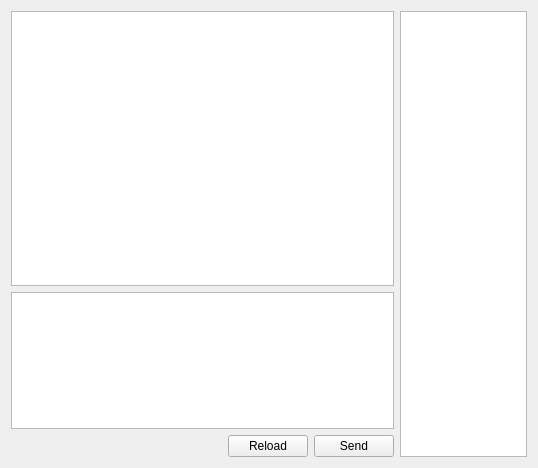
<?xml version="1.0" encoding="UTF-8"?>
<ui version="4.0">
 <class>groupChatWidget</class>
 <widget class="QWidget" name="groupChatWidget">
  <property name="geometry">
   <rect>
    <x>0</x>
    <y>0</y>
    <width>538</width>
    <height>468</height>
   </rect>
  </property>
  <property name="windowTitle">
   <string>Form</string>
  </property>
  <layout class="QHBoxLayout" name="horizontalLayout_2" stretch="3,1">
   <item>
    <layout class="QVBoxLayout" name="verticalLayout" stretch="2,1,0">
     <item>
      <widget class="QTextBrowser" name="textBrowser">
       <property name="sizePolicy">
        <sizepolicy hsizetype="Expanding" vsizetype="Expanding">
         <horstretch>0</horstretch>
         <verstretch>2</verstretch>
        </sizepolicy>
       </property>
       <property name="minimumSize">
        <size>
         <width>0</width>
         <height>0</height>
        </size>
       </property>
      </widget>
     </item>
     <item>
      <widget class="QPlainTextEdit" name="plainTextEdit">
       <property name="sizePolicy">
        <sizepolicy hsizetype="Expanding" vsizetype="Expanding">
         <horstretch>0</horstretch>
         <verstretch>1</verstretch>
        </sizepolicy>
       </property>
      </widget>
     </item>
     <item>
      <layout class="QHBoxLayout" name="horizontalLayout" stretch="15,3,2">
       <item>
        <spacer name="horizontalSpacer">
         <property name="orientation">
          <enum>Qt::Horizontal</enum>
         </property>
         <property name="sizeHint" stdset="0">
          <size>
           <width>40</width>
           <height>20</height>
          </size>
         </property>
        </spacer>
       </item>
       <item>
        <widget class="QPushButton" name="ReloadButton">
         <property name="text">
          <string>Reload</string>
         </property>
        </widget>
       </item>
       <item>
        <widget class="QPushButton" name="SendButton">
         <property name="text">
          <string>Send</string>
         </property>
        </widget>
       </item>
      </layout>
     </item>
    </layout>
   </item>
   <item>
    <widget class="groupMemberlist" name="listWidget">
     <property name="minimumSize">
      <size>
       <width>0</width>
       <height>0</height>
      </size>
     </property>
    </widget>
   </item>
  </layout>
 </widget>
 <customwidgets>
  <customwidget>
   <class>groupMemberlist</class>
   <extends>QListWidget</extends>
   <header>groupmemberlist.h</header>
  </customwidget>
 </customwidgets>
 <resources/>
 <connections/>
</ui>
